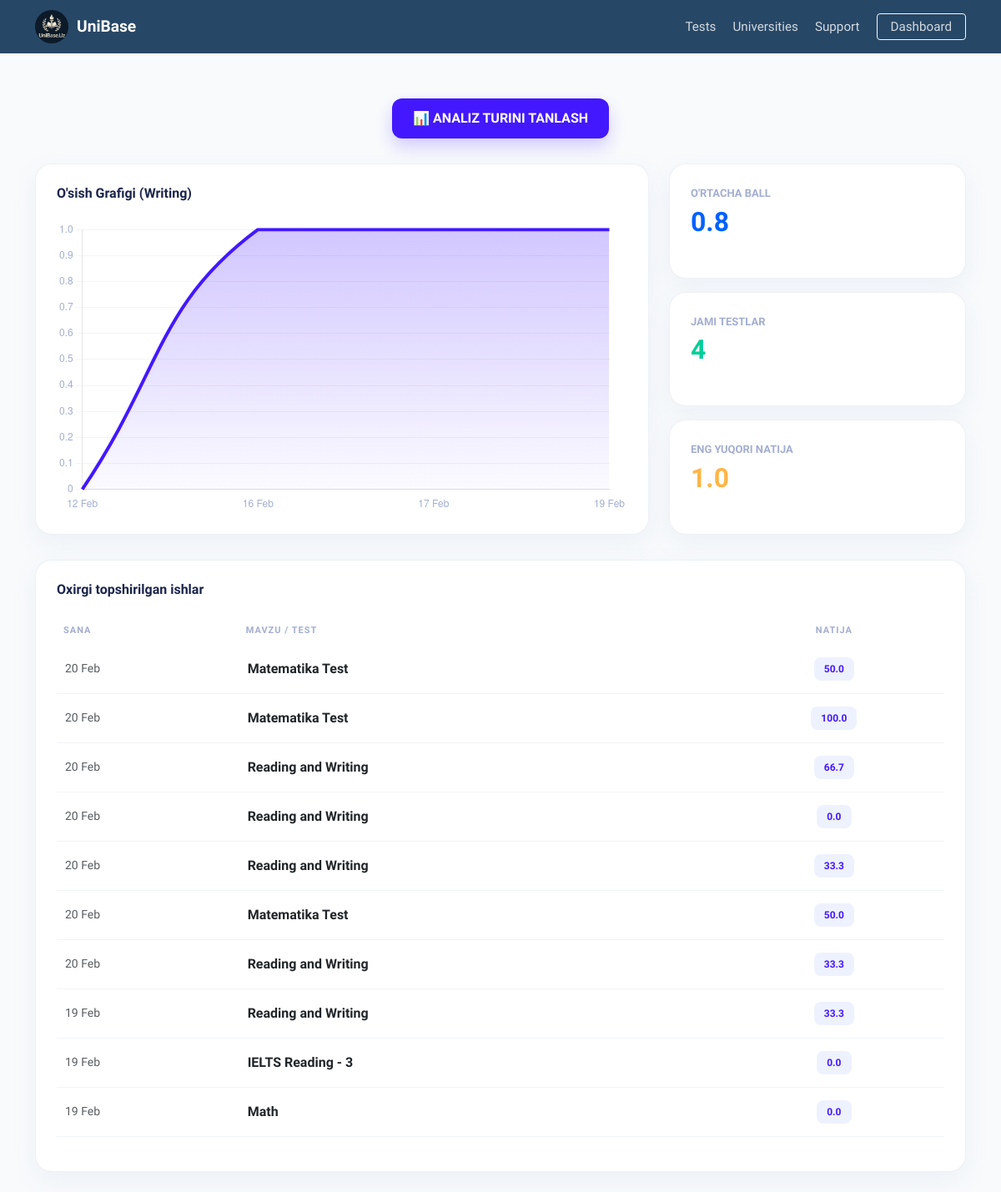
The page /analytics/ (signed in) on the database as committed earlier.
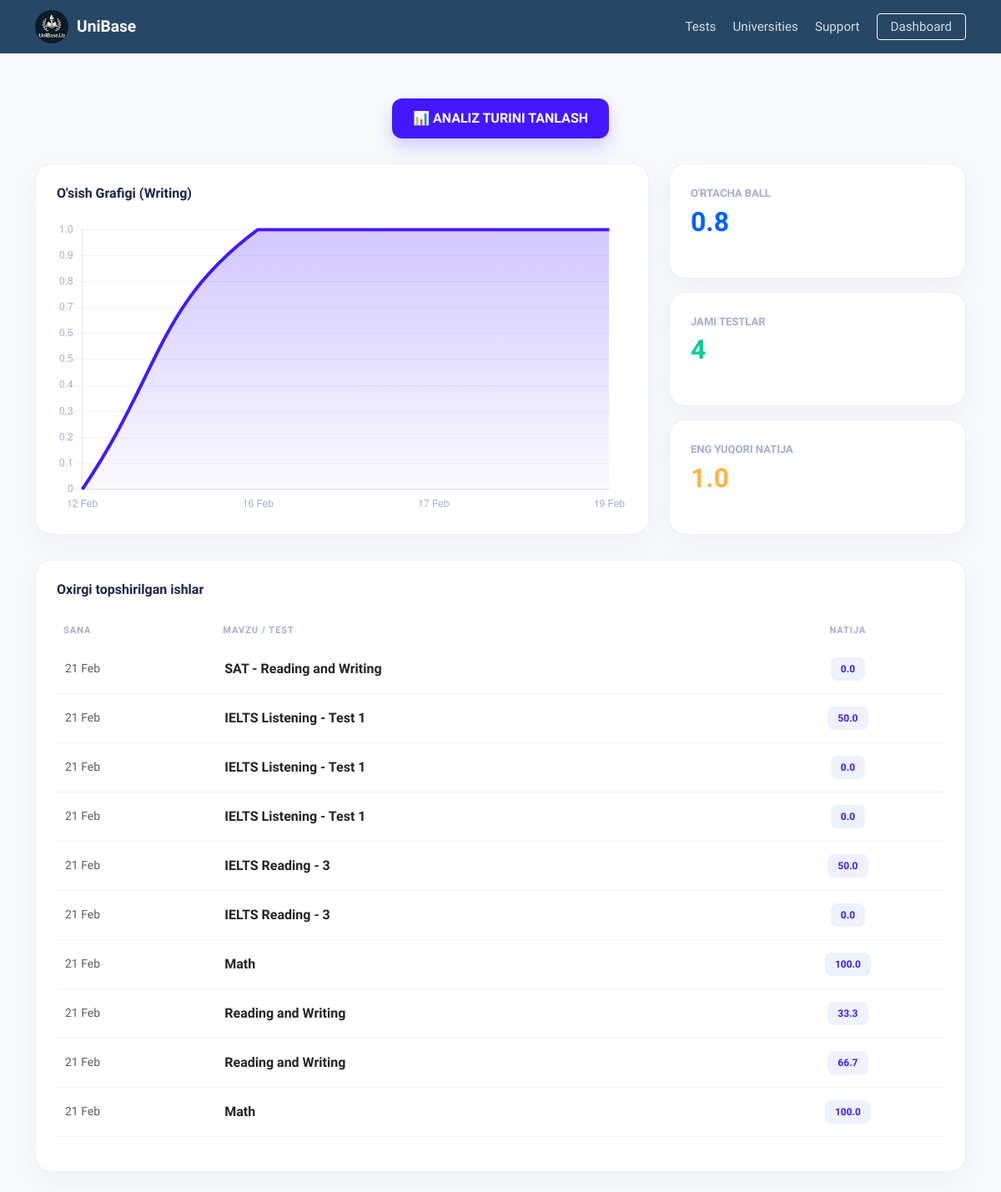
The same page on the database as committed later.
### app/models.py (models this page shows, shortened)
class UserTestResult(models.Model):
    user = models.ForeignKey(User, on_delete=models.CASCADE)
    test_name = models.CharField(max_length=255)
    score = models.FloatField()
    date_taken = models.DateTimeField(auto_now_add=True)

### app/views.py (the view)
# urls.py: path('analytics/', student_analytics, name='analytics'),
@login_required
def student_analytics(request):
    user = request.user
    writing_subs = WritingSubmission.objects.filter(user=user).order_by('created_at')
    writing_avg = writing_subs.aggregate(Avg('band_score'))['band_score__avg'] or 0
    writing_max = writing_subs.aggregate(Max('band_score'))['band_score__max'] or 0
    results = UserTestResult.objects.filter(user=user).order_by('date_taken')
    def get_category_data(category_name):
        data = results.filter(test_name__icontains=category_name)
        return {
            'avg': round(data.aggregate(Avg('score'))['score__avg'] or 0, 1),
            'max': data.aggregate(Max('score'))['score__max'] or 0,
            'count': data.count(),
            'scores': list(data.values_list('score', flat=True)),
            'dates': [d.strftime('%d %b') for d in data.values_list('date_taken', flat=True)]
        }
    return render(request, 'analytics.html', {
        'writing': {
            'avg': round(writing_avg, 1),
            'max': writing_max,
            'count': writing_subs.count(),
            'scores': list(writing_subs.values_list('band_score', flat=True)),
            'dates': [d.strftime('%d %b') for d in writing_subs.values_list('created_at', flat=True)]
        },
        'reading': get_category_data('Reading'),
        'listening': get_category_data('Listening'),
        'sat': get_category_data('SAT'),
        'dtm': get_category_data('DTM'),
        'recent_results': results.order_by('-date_taken')[:10]
    })

### app/templates/analytics.html (shortened to what this page needs)
<!DOCTYPE html>
<html lang="uz">
<head>
    <link href="https://cdn.jsdelivr.net/npm/bootstrap@5.3.0/dist/css/bootstrap.min.css" rel="stylesheet">
</head>
<body>
<header>
    <div class="container">
        <div class="header-container">
            <a href="{% url 'home' %}" class="logo">
                <img src="/media/media/logo.jpg" alt="UniBase" class="logo-img">
                <span class="logo-text">UniBase</span>
            </a>
            <nav class="nav-menu" id="mobileNav">
                <ul>
                    <li><a href="{% url 'home' %}#tests">Tests</a></li>
                    <li><a href="{% url 'univers' %}">Universities</a></li>
                    <li><a href="https://t.me/unibase_support_bot">Support</a></li>
                    {% if user.is_authenticated %}
                        <li><a href="{% url 'profile' %}" class="btn btn-outline-light btn-sm px-3">Dashboard</a></li>
                    {% else %}
                        <li><a href="{% url 'login' %}" class="btn btn-primary btn-sm px-3">Login</a></li>
                    {% endif %}
                </ul>
            </nav>
        </div>
    </div>
</header>
<div class="container py-4">
    <div class="text-center">
        <button class="btn-select" data-bs-toggle="modal" data-bs-target="#subjectModal">
            📊 ANALIZ TURINI TANLASH
        </button>
    </div>
    <div class="row g-4">
        <div class="col-lg-8">
            <div class="glass-card">
                <h6 class="fw-bold mb-4" id="displayTitle">O'sish Grafigi (Writing)</h6>
                <div class="chart-wrapper">
                    <canvas id="analyticsChart"></canvas>
                </div>
            </div>
        </div>
        <div class="col-lg-4">
            <div class="d-flex flex-column gap-3 h-100">
                <div class="glass-card text-center text-lg-start">
                    <p class="label-text">O'rtacha Ball</p>
                    <h2 class="value-text c-blue" id="avgBox">{{ writing.avg|default:"0.0" }}</h2>
                </div>
                <div class="glass-card text-center text-lg-start">
                    <p class="label-text">Jami Testlar</p>
                    <h2 class="value-text c-green" id="countBox">{{ writing.count|default:"0" }}</h2>
                </div>
                <div class="glass-card text-center text-lg-start">
                    <p class="label-text">Eng Yuqori Natija</p>
                    <h2 class="value-text c-yellow" id="maxBox">{{ writing.max|default:"0.0" }}</h2>
                </div>
            </div>
        </div>
    </div>
    <div class="glass-card table-card">
        <h6 class="fw-bold mb-4">Oxirgi topshirilgan ishlar</h6>
        <div class="table-responsive">
            <table class="table m-table align-middle">
                <thead>
                    <tr><th>SANA</th><th>MAVZU / TEST</th><th class="text-center">NATIJA</th></tr>
                </thead>
                <tbody>
                    {% for res in recent_results %}
                    <tr>
                        <td class="text-muted small">{{ res.date_taken|date:"d M" }}</td>
                        <td class="fw-bold">{{ res.test_name }}</td>
                        <td class="text-center">
                            <span class="badge" style="background: #eef2ff; color: var(--primary); padding: 8px 12px; border-radius: 8px;">{{ res.score }}</span>
                        </td>
                    </tr>
                    {% empty %}
                    <tr><td colspan="3" class="text-center py-4 text-muted">Ma'lumot topilmadi</td></tr>
                    {% endfor %}
                </tbody>
            </table>
        </div>
    </div>
</div>
</body>
</html>

Rows that differ between the two databases and show on the page:
no longer on this page (row unchanged): UserTestResult: date_taken "20 Feb", test_name "Matematika Test", score "50.0"
no longer on this page (row unchanged): UserTestResult: date_taken "20 Feb", test_name "Matematika Test", score "100.0"
no longer on this page (row unchanged): UserTestResult: date_taken "20 Feb", test_name "Reading and Writing", score "66.7"
no longer on this page (row unchanged): UserTestResult: date_taken "20 Feb", test_name "Reading and Writing", score "0.0"
no longer on this page (row unchanged): UserTestResult: date_taken "20 Feb", test_name "Reading and Writing", score "33.3"
no longer on this page (row unchanged): UserTestResult: date_taken "20 Feb", test_name "Matematika Test", score "50.0"
no longer on this page (row unchanged): UserTestResult: date_taken "20 Feb", test_name "Reading and Writing", score "33.3"
no longer on this page (row unchanged): UserTestResult: date_taken "19 Feb", test_name "Reading and Writing", score "33.3"
no longer on this page (row unchanged): UserTestResult: date_taken "19 Feb", test_name "IELTS Reading - 3", score "0.0"
no longer on this page (row unchanged): UserTestResult: date_taken "19 Feb", test_name "Math", score "0.0"
added UserTestResult: date_taken "21 Feb", test_name "SAT - Reading and Writing", score "0.0"
added UserTestResult: date_taken "21 Feb", test_name "IELTS Listening - Test 1", score "50.0"
added UserTestResult: date_taken "21 Feb", test_name "IELTS Listening - Test 1", score "0.0"
added UserTestResult: date_taken "21 Feb", test_name "IELTS Listening - Test 1", score "0.0"
added UserTestResult: date_taken "21 Feb", test_name "IELTS Reading - 3", score "50.0"
added UserTestResult: date_taken "21 Feb", test_name "IELTS Reading - 3", score "0.0"
added UserTestResult: date_taken "21 Feb", test_name "Math", score "100.0"
added UserTestResult: date_taken "21 Feb", test_name "Reading and Writing", score "33.3"
added UserTestResult: date_taken "21 Feb", test_name "Reading and Writing", score "66.7"
added UserTestResult: date_taken "21 Feb", test_name "Math", score "100.0"
